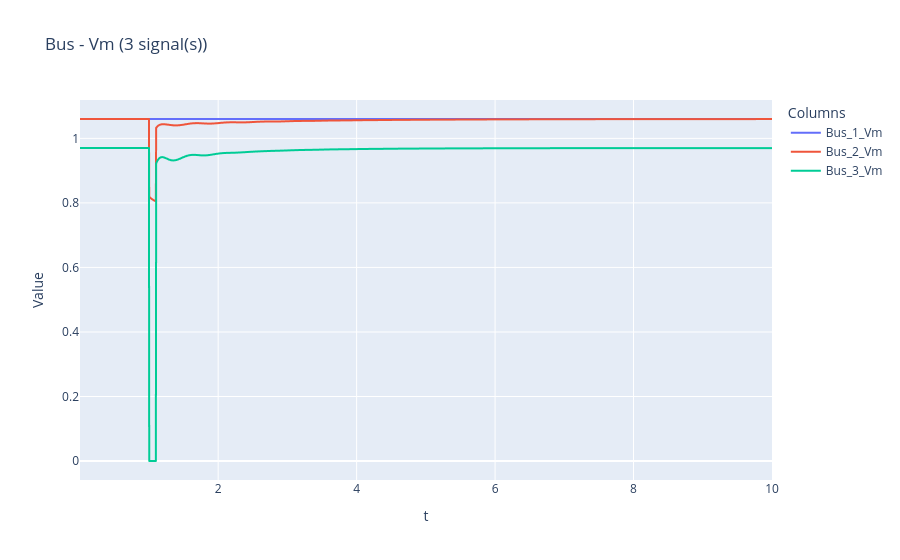
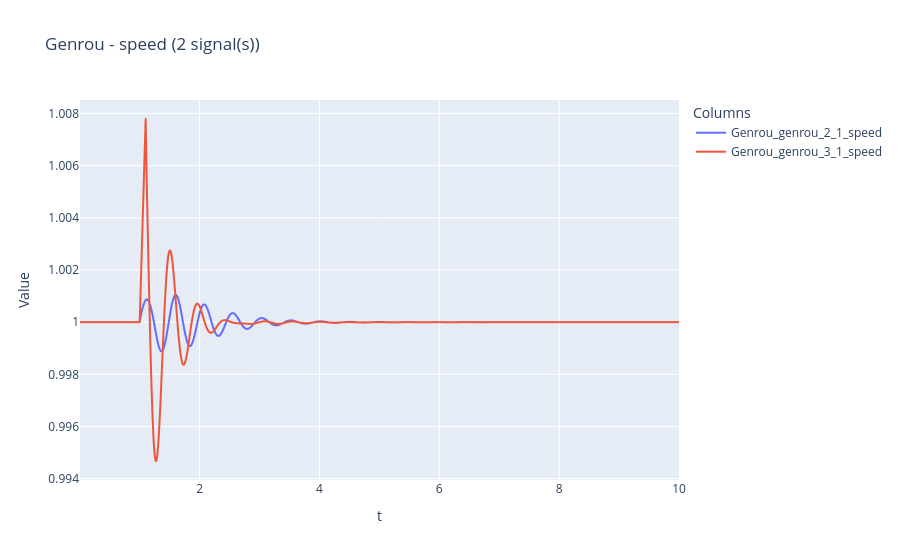

Notebook source saved alongside these figures, in order:
### Code cell
# Group and plot mon.csv by (element, variable) using MONITORABLE_VARS_BY_ELEMENT
from gridkit_utils import MONITORABLE_VARS_BY_ELEMENT
from collections import defaultdict

grouped_cols = defaultdict(list)
unmatched = []

for col in mon_df.columns:
    parts = col.split("_")
    if len(parts) < 3:
        unmatched.append(col)
        continue

    if parts[0] == "Bus":
        # Bus_<bus-name>_<quantity>
        element = "Bus"
        var = parts[-1]
    else:
        # <MachineModel>_<bus-number>_<gen-id>_<state-or-output>
        element = parts[0]
        var = parts[-1]

    if (
        element in MONITORABLE_VARS_BY_ELEMENT
        and var in MONITORABLE_VARS_BY_ELEMENT[element]
    ):
        grouped_cols[(element, var)].append(col)
    else:
        unmatched.append(col)

# one plot per (element, var), e.g. Bus-Vi, Bus-Vr, Genrou-delta, Genrou-omega
for element, var_list in MONITORABLE_VARS_BY_ELEMENT.items():
    for var in var_list:
        cols = grouped_cols.get((element, var), [])
        if not cols:
            continue

        fig = px.line(
            mon_df,
            x=mon_df.index,
            y=cols,
            title=f"{element} - {var} ({len(cols)} signal(s))",
            labels={"x": "Time (s)", "value": "Value", "variable": "Signal"},
        )
        _ = fig.update_layout(legend_title="Columns")
        _ = fig.show()

if unmatched:
    print("Unmatched columns:")
    for c in unmatched:
        print("  ", c)

### Figure 1 — Plotly figure (JSON) as saved in the notebook; plotly's stock layout.template omitted (floating-point values rounded to 4 significant figures; data arrays with more than 128 entries replaced by an {"elided": "..."} marker saying what was removed)
{"data": [{"hovertemplate": "Signal=Bus_1_Vm<br>t=%{x}<br>Value=%{y}<extra></extra>", "legendgroup": "Bus_1_Vm", "line": {"color": "#636efa", "dash": "solid"}, "marker": {"symbol": "circle"}, "mode": "lines", "name": "Bus_1_Vm", "showlegend": true, "type": "scattergl", "x": {"elided": "2400 float values"}, "xaxis": "x", "y": {"elided": "2400 float values"}, "yaxis": "y"}, {"hovertemplate": "Signal=Bus_2_Vm<br>t=%{x}<br>Value=%{y}<extra></extra>", "legendgroup": "Bus_2_Vm", "line": {"color": "#EF553B", "dash": "solid"}, "marker": {"symbol": "circle"}, "mode": "lines", "name": "Bus_2_Vm", "showlegend": true, "type": "scattergl", "x": {"elided": "2400 float values"}, "xaxis": "x", "y": {"elided": "2400 float values"}, "yaxis": "y"}, {"hovertemplate": "Signal=Bus_3_Vm<br>t=%{x}<br>Value=%{y}<extra></extra>", "legendgroup": "Bus_3_Vm", "line": {"color": "#00cc96", "dash": "solid"}, "marker": {"symbol": "circle"}, "mode": "lines", "name": "Bus_3_Vm", "showlegend": true, "type": "scattergl", "x": {"elided": "2400 float values"}, "xaxis": "x", "y": {"elided": "2400 float values"}, "yaxis": "y"}], "layout": {"legend": {"title": {"text": "Columns"}, "tracegroupgap": 0}, "title": {"text": "Bus - Vm (3 signal(s))"}, "xaxis": {"anchor": "y", "domain": [0, 1], "title": {"text": "t"}}, "yaxis": {"anchor": "x", "domain": [0, 1], "title": {"text": "Value"}}}}

### Figure 2 — Plotly figure (JSON) as saved in the notebook; plotly's stock layout.template omitted (floating-point values rounded to 4 significant figures; data arrays with more than 128 entries replaced by an {"elided": "..."} marker saying what was removed)
{"data": [{"hovertemplate": "Signal=Genrou_genrou_2_1_speed<br>t=%{x}<br>Value=%{y}<extra></extra>", "legendgroup": "Genrou_genrou_2_1_speed", "line": {"color": "#636efa", "dash": "solid"}, "marker": {"symbol": "circle"}, "mode": "lines", "name": "Genrou_genrou_2_1_speed", "showlegend": true, "type": "scattergl", "x": {"elided": "2400 float values"}, "xaxis": "x", "y": {"elided": "2400 float values"}, "yaxis": "y"}, {"hovertemplate": "Signal=Genrou_genrou_3_1_speed<br>t=%{x}<br>Value=%{y}<extra></extra>", "legendgroup": "Genrou_genrou_3_1_speed", "line": {"color": "#EF553B", "dash": "solid"}, "marker": {"symbol": "circle"}, "mode": "lines", "name": "Genrou_genrou_3_1_speed", "showlegend": true, "type": "scattergl", "x": {"elided": "2400 float values"}, "xaxis": "x", "y": {"elided": "2400 float values"}, "yaxis": "y"}], "layout": {"legend": {"title": {"text": "Columns"}, "tracegroupgap": 0}, "title": {"text": "Genrou - speed (2 signal(s))"}, "xaxis": {"anchor": "y", "domain": [0, 1], "title": {"text": "t"}}, "yaxis": {"anchor": "x", "domain": [0, 1], "title": {"text": "Value"}}}}
